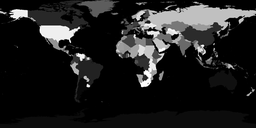
#> input picture data/countries.png, 256 x 128 px, shrunk from 2048 x 1024 before the run; its folder holds 4 pictures in this run
$ python erode_black.py
#> lines starting #> are read from the running program, lines starting #| are printed output that depends on the picture
'''
erode all black areas with non black neighbour pixels
https://en.wikipedia.org/wiki/Mathematical_morphology
'''

fileName = "countries"#.png

from PIL import Image


def main():
	imgIn = Image.open("%s.png"%fileName)
#> imgIn is the input picture: PIL image 256x128 L; min 0, max 255, mean 31.8
	w, h = imgIn.size
#> w = 256; h = 128
	pixIn = imgIn.load()

	imgOut = Image.new("L", (w,h), 0)
#> imgOut: PIL image 256x128 L; every value is 0
	pixOut = imgOut.load()

	for x in range(w):
		for y in range(h):
			pix = pixIn[x,y]
			if pix == 0:
				neighbours = kernel(pixIn, w, h, x, y)
				pixOut[x,y] = neighbours[0]
			else:
				pixOut[x,y] = pix

	# imgOut.show()
	imgOut.save("%s_dilation.png"%fileName)
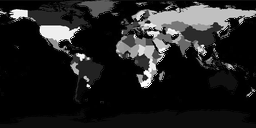
#> saved as countries_dilation.png: PIL image 256x128 L; min 0, max 255, mean 33.3


def kernel(pixels, w, h, x, y):
	pixs = []

	pixs.append(pixels[(x-1)%w, (y-1)%h])
	pixs.append(pixels[x,       (y-1)%h])
	pixs.append(pixels[(x+1)%w, (y-1)%h])

	pixs.append(pixels[(x-1)%w, y])
	pixs.append(pixels[(x+1)%w, y])

	pixs.append(pixels[(x-1)%w, (y+1)%h])
	pixs.append(pixels[x,       (y+1)%h])
	pixs.append(pixels[(x+1)%w, (y+1)%h])

	pixs = [elem for elem in pixs if elem != 0] # filter out black

	pixs.append(pixels[x,       y])
	return pixs


if __name__ == '__main__':
	main()
